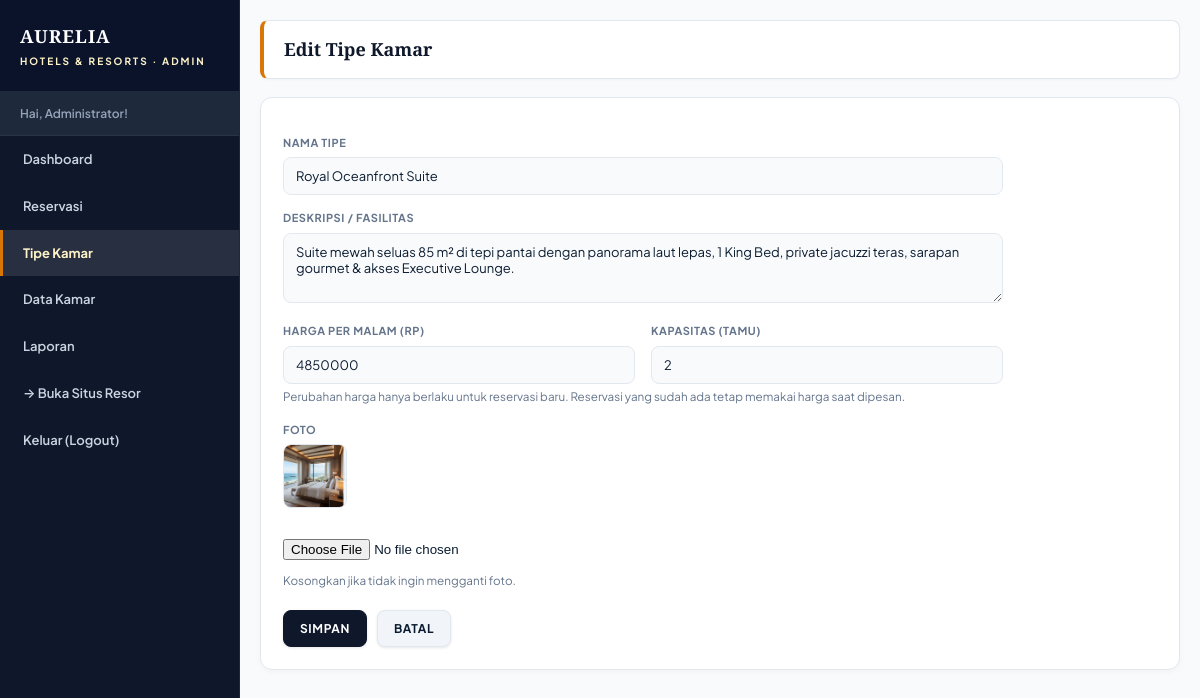
The page /admin/index.php?p=tipe-edit&id=1 (signed in) on the database its author committed.
### tables this page shows
CREATE TABLE `tipe_kamar` (
  `idtipe` int(11) NOT NULL AUTO_INCREMENT,
  `nama_tipe` varchar(50) NOT NULL,
  `deskripsi` text DEFAULT NULL,
  `harga_malam` int(11) NOT NULL,
  `kapasitas` int(11) NOT NULL,
  `foto` varchar(255) NOT NULL DEFAULT '-',
  PRIMARY KEY (`idtipe`)
);

### fungsi.php (called while the page is built, shortened)
<?php
function e($teks)
{
    return htmlspecialchars((string)$teks, ENT_QUOTES, 'UTF-8');
}

### admin/tipe-edit.php (the view, shortened to what this page needs)
<?php
$id = (int)($_GET['id'] ?? 0);
$stmt = mysqli_prepare($db, "SELECT * FROM tipe_kamar WHERE idtipe = ?");
mysqli_stmt_bind_param($stmt, 'i', $id);
mysqli_stmt_execute($stmt);
$t = mysqli_fetch_assoc(mysqli_stmt_get_result($stmt));
?>
<div id="label-page"><h3>Edit Tipe Kamar</h3></div>
<div id="content">
    <form action="tipe-edit-proses.php" method="post" enctype="multipart/form-data" class="form-isian">
        <label>Nama Tipe</label>
        <input type="text" name="nama_tipe" value="<?= e($t['nama_tipe']) ?>" required maxlength="50">
        <label>Deskripsi / Fasilitas</label>
        <textarea name="deskripsi" rows="3"><?= e($t['deskripsi']) ?></textarea>
        <div class="dua-kolom">
            <div><label>Harga per Malam (Rp)</label><input type="number" name="harga_malam" value="<?= (int)$t['harga_malam'] ?>" required min="0"></div>
            <div><label>Kapasitas (tamu)</label><input type="number" name="kapasitas" value="<?= (int)$t['kapasitas'] ?>" required min="1" max="20"></div>
        </div>
        <small>Perubahan harga hanya berlaku untuk reservasi baru. Reservasi yang sudah ada tetap memakai harga saat dipesan.</small>
        <label>Foto</label>
        <?php if ($t['foto'] !== '-'): ?><img src="../images/<?= e($t['foto']) ?>" class="poster-kecil" alt=""><br><?php endif; ?>
        <input type="file" name="foto" accept="image/*">
        <small>Kosongkan jika tidak ingin mengganti foto.</small>
        <div class="aksi-form">
            <input type="submit" name="simpan" value="Simpan" class="tombol">
            <a href="index.php?p=tipe" class="tombol tombol-abu">Batal</a>
        </div>
    </form>
</div>

### style.css (style rules this page uses)
:root { --primary: #0F172A; --primary-light: #1E293B; --gold: #B45309; --gold-light: #FEF3C7; --gold-amber: #D97706; --surface-linen: #FDFCFB; --surface-sand: #F8FAFC; --surface-subtle:#F1F5F9; --border: #E2E8F0; --teks: #0B1C30; --teks-lembut: #64748B; --putih: #ffffff; --bayangan: 0 10px 25px -5px rgba(15, 23, 42, 0.08), 0 8px 10px -6px rgba(15, 23, 42, 0.04); }
* { margin: 0; padding: 0; box-sizing: border-box; }
body { font-family: 'Plus Jakarta Sans', -apple-system, BlinkMacSystemFont, 'Segoe UI', Roboto, sans-serif; font-size: 14px; color: var(--teks); background-color: var(--surface-sand); line-height: 1.6; }
h1, h2, h3, h4, .font-playfair { font-family: 'Playfair Display', Georgia, serif; }
a { color: var(--gold-amber); text-decoration: none; transition: color 0.15s; }
.tombol { display: inline-flex; align-items: center; justify-content: center; gap: 6px; padding: 8px 16px; font-family: inherit; font-size: 12px; font-weight: 700; text-transform: uppercase; letter-spacing: 0.05em; color: var(--putih); background-color: var(--primary); border: 1px solid var(--primary); border-radius: 8px; text-decoration: none; cursor: pointer; transition: all 0.2s ease; box-shadow: 0 1px 3px rgba(0,0,0,0.1); }
.tombol-abu { background-color: var(--surface-subtle); border-color: var(--border); color: var(--teks); }
small { color: var(--teks-lembut); }
label { display: block; margin: 14px 0 6px; font-size: 11px; font-weight: 700; text-transform: uppercase; letter-spacing: 0.05em; color: var(--teks-lembut); }
input[type=text], input[type=email], input[type=password], input[type=number], input[type=date], input[type=time], input[type=tel], select, textarea { width: 100%; padding: 10px 12px; font-family: inherit; font-size: 13px; color: var(--teks); background: var(--surface-sand); border: 1px solid var(--border); border-radius: 8px; transition: all 0.2s; }
input[type=file] { padding: 8px 0; }
#label-page { margin-bottom: 18px; padding: 14px 20px; background: var(--putih); border: 1px solid var(--border); border-left: 4px solid var(--gold-amber); border-radius: 8px; box-shadow: 0 1px 3px rgba(0,0,0,0.04); }
#label-page h3 { color: var(--primary); font-family: 'Playfair Display', serif; font-size: 18px; font-weight: 700; }
#content { padding: 22px; background: var(--putih); border: 1px solid var(--border); border-radius: 12px; box-shadow: 0 2px 6px rgba(0,0,0,0.03); overflow-x: auto; }
.poster-kecil { width: 64px; height: 64px; object-fit: cover; border-radius: 8px; border: 1px solid var(--border); display: block; }
.form-isian { max-width: 720px; }
.form-isian small { display: block; margin-top: 4px; }
.dua-kolom { display: grid; grid-template-columns: 1fr 1fr; gap: 16px; }
.aksi-form { margin-top: 20px; display: flex; gap: 10px; }

### rows shown on the page
tipe_kamar: nama_tipe "Royal Oceanfront Suite", deskripsi "Suite mewah seluas 85 m² di tepi pantai dengan panorama laut lepas, 1 King Bed, private jacuzzi teras, sarapan gourmet & akses Executive Lounge.", harga_malam "4850000", kapasitas "2", foto (picture)

### other values the page prints
$_SESSION['sesi'] "Administrator"
$label "Dashboard"
$label "Reservasi"
$label "Tipe Kamar"
$label "Data Kamar"
$label "Laporan"
